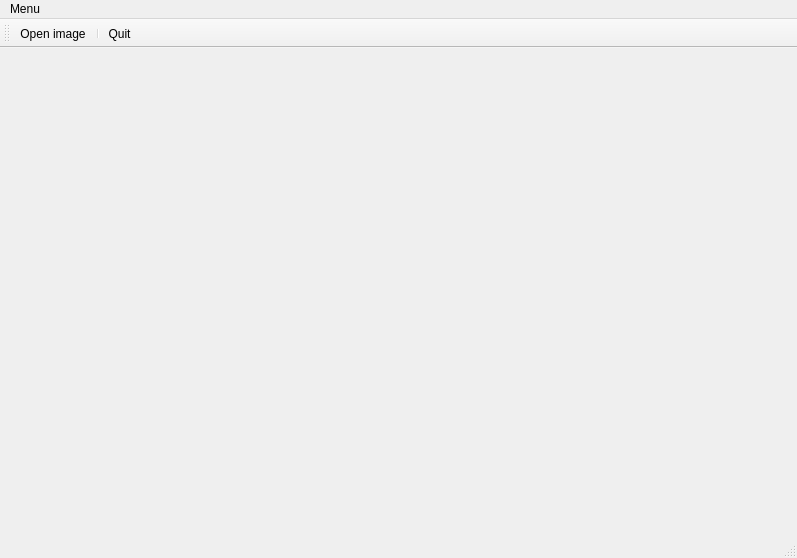
<?xml version="1.0" encoding="UTF-8"?>
<ui version="4.0">
 <class>MainWindow</class>
 <widget class="QMainWindow" name="MainWindow">
  <property name="geometry">
   <rect>
    <x>0</x>
    <y>0</y>
    <width>797</width>
    <height>558</height>
   </rect>
  </property>
  <property name="windowTitle">
   <string>QPicView</string>
  </property>
  <property name="layoutDirection">
   <enum>Qt::LeftToRight</enum>
  </property>
  <widget class="QWidget" name="centralWidget">
   <widget class="QWidget" name="gridLayoutWidget">
    <property name="geometry">
     <rect>
      <x>9</x>
      <y>9</y>
      <width>781</width>
      <height>461</height>
     </rect>
    </property>
    <layout class="QGridLayout" name="gridLayout"/>
   </widget>
  </widget>
  <widget class="QMenuBar" name="menuBar">
   <property name="geometry">
    <rect>
     <x>0</x>
     <y>0</y>
     <width>797</width>
     <height>25</height>
    </rect>
   </property>
   <widget class="QMenu" name="menuMenu">
    <property name="title">
     <string>Menu</string>
    </property>
    <addaction name="actionOpen_image"/>
    <addaction name="separator"/>
    <addaction name="actionQuit"/>
   </widget>
   <addaction name="menuMenu"/>
  </widget>
  <widget class="QToolBar" name="mainToolBar">
   <attribute name="toolBarArea">
    <enum>TopToolBarArea</enum>
   </attribute>
   <attribute name="toolBarBreak">
    <bool>false</bool>
   </attribute>
   <addaction name="actionOpen_image"/>
   <addaction name="separator"/>
   <addaction name="actionQuit"/>
  </widget>
  <widget class="QStatusBar" name="statusBar"/>
  <action name="actionQuit">
   <property name="text">
    <string>Quit</string>
   </property>
   <property name="shortcut">
    <string>Esc</string>
   </property>
  </action>
  <action name="actionOpen_image">
   <property name="text">
    <string>Open image...</string>
   </property>
   <property name="shortcut">
    <string>F3</string>
   </property>
  </action>
 </widget>
 <layoutdefault spacing="6" margin="11"/>
 <resources/>
 <connections/>
</ui>
